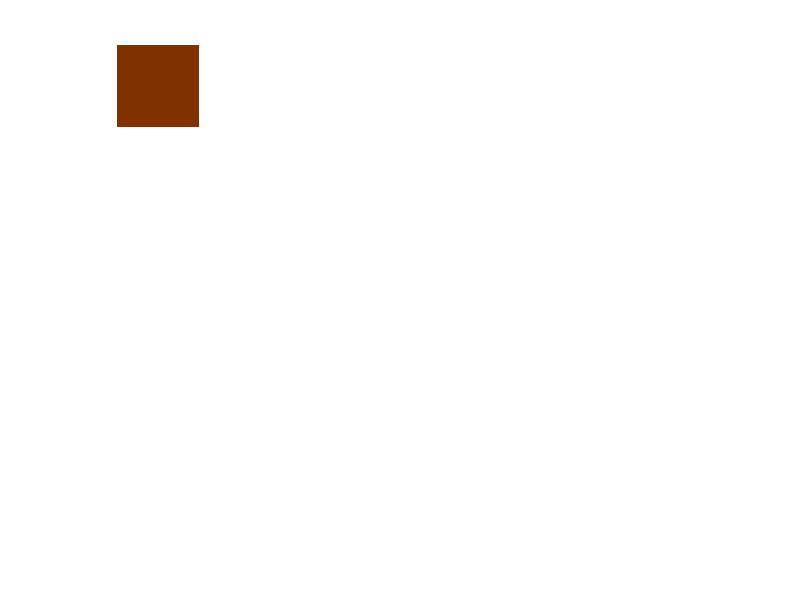

The MATLAB source for this figure: (Note: this script raises an error after producing the figure.)
% This version automatically adjusts colours according to primary colour
% change

% Copyright 2020 Han Gong, University of East Anglia

% input (must be in bmp format)
% test image list
imgs = {'Toilet_Rolls.jpg','Table_Cleaner.jpg','lw252.jpg','lw481.jpg', ...
    'Toothpaste.jpg','Stockpot.jpg','Washing_Up_Liquid.jpg',...
    'Soap.jpg','Hair_Drier.jpg'};

n_img = numel(imgs);
% c - new colour (specify lab values)
c = [127,50,0]/255;

n_row = ceil(n_img/4+1);
subplot(n_row,4,1);
imshow(repmat(reshape(c,[1,1,3]),50,50));

for id = 1:n_img
    i = im2double(imread(['test_im/',imgs{id}]));
    tic;
    r = cc(i,c);
    toc;
    subplot(n_row,4,id+1);
    imshow(r);
end
